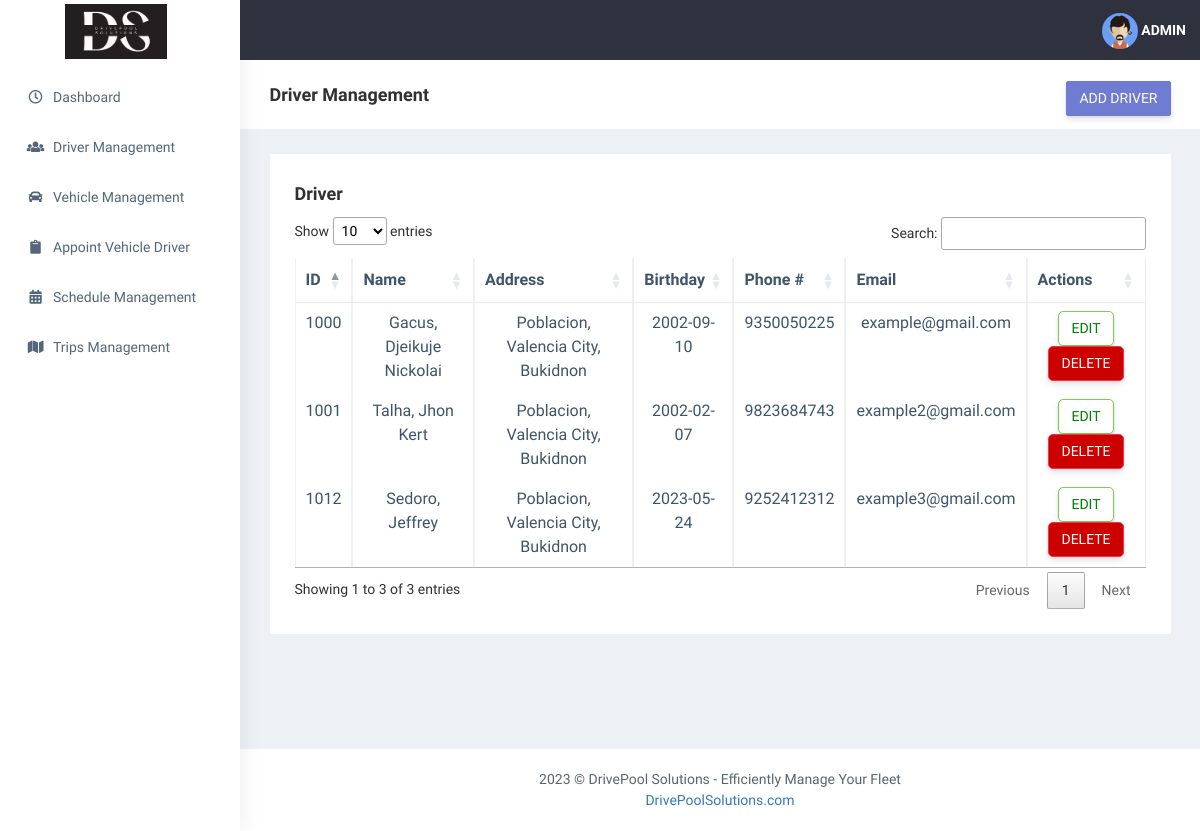
The app's page /driver.php, older data.
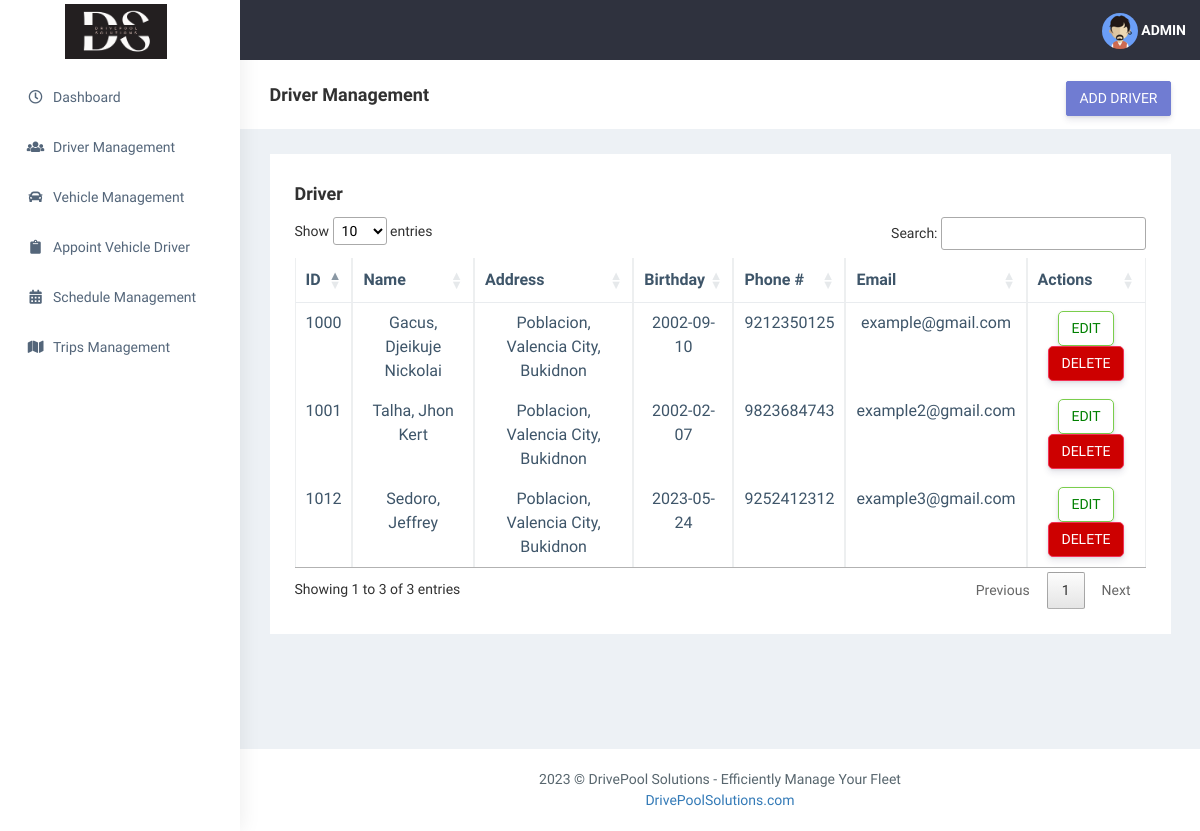
The same page, newer data.
### tables this page shows
CREATE TABLE `driver` (
  `driver_id` int(20) NOT NULL,
  `first_name` varchar(255) NOT NULL,
  `middle_name` varchar(255) NOT NULL,
  `last_name` varchar(255) NOT NULL,
  `suffix` varchar(255) DEFAULT NULL,
  `birthday` date NOT NULL,
  `barangay` varchar(255) NOT NULL,
  `city` varchar(255) NOT NULL,
  `province` varchar(255) NOT NULL,
  `phone_number` char(11) NOT NULL,
  `email_address` varchar(255) DEFAULT NULL,
  `created_at` timestamp NULL DEFAULT NULL,
  `updated_at` timestamp NOT NULL DEFAULT current_timestamp()
);

### driver.php (the view, shortened to what the changed rows need)
<?php
include "header.php";
include_once "includes/db_conn.php";
$display = "SELECT * FROM driver";
$dis = $conn->query($display);
?>
        <div class="page-wrapper" style="min-height: 250px;">
            <div class="container-fluid">
                <div class="row">
                    <div class="col-sm-12">
                        <div class="white-box">
                            <div class="table-responsive">
                                <table class="table text-center load table-bordered table-hover  driverTable">
                                    <thead>
                                        <tr>
                                            <th class="border-top-0">ID</th>
                                            <th class="border-top-0">Name</th>
                                            <th class="border-top-0">Address</th>
                                            <th class="border-top-0">Birthday</th>
                                            <th class="border-top-0">Phone #</th>
                                            <th class="border-top-0">Email</th>
                                            <th class="">Actions</th>
                                        </tr>
                                    </thead>
                                    <tbody>
                                            <?php
                                            if ($dis->num_rows > 0) {
                                                while($row = $dis->fetch_assoc()) {
                                                  echo '<tr>
                                                  <td>'. $row['driver_id'].'</td>
                                                  <td>'. $row['last_name'].', '. $row['first_name'] .' '. $row['middle_name'] .' '. $row['suffix'] .'</td>
                                                  <td>'. $row['barangay'].', '. $row['city'].', '. $row['province'].'</td>
                                                  <td>'. $row['birthday'].'</td>
                                                  <td>'. $row['phone_number'].'</td>
                                                  <td>'. $row['email_address'].'</td>
                                                  <td>
                                                      <button type="button" id="edit-btn" class="btn btn-success" data-bs-toggle="modal"
                                                      data-bs-target="#editVehicle" onclick="editDriver('. $row['driver_id'].')">EDIT</button>
                                                      <button type="button" id="delete-btn" class="btn btn-danger"
                                                      onclick="deleteDriver('. $row['driver_id'].')">DELETE</button>
                                                  </td></tr>';
                                                }
                                            }
                                            ?>
                                    </tbody>
                            </table>
                        </div>
                    </div>
                </div>
            </div>
        </div>
<?php include "footer.php" ?>

Row changes from the older to the newer data that the page shows:
changed driver "Gacus": phone_number "9350050225" → "9212350125"
